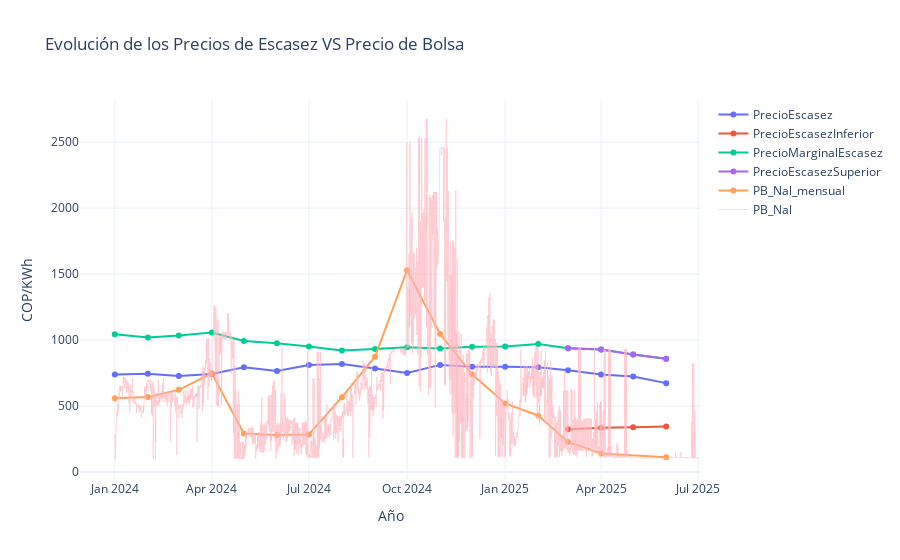

Notebook source saved alongside this figure:
### Markdown cell above
Se añade a la gráfica el valor del Precio de bolsa mensual y también el horario

### Code cell
fig.add_trace(go.Scatter(           # Se añade línea para el Precio de bolsa mensual
    x=df_mensual['Fecha'],          # Valores Eje X
    y=df_mensual['PB_Nal_mensual'], # Valores Eje Y
    mode='lines+markers',           # Gráfico de líneas con puntos
    name='PB_Nal_mensual'           # Nombre de la línea
))

fig.add_trace(go.Scatter(           # Se añade línea para el Precio de bolsa diario
    x=df_pbNal_pivot['FechaHora'],  # Valores Eje X
    y=df_pbNal_pivot['PB_Nal'],     # Valores Eje Y
    mode='lines',                   # Gráfico de líneas
    name='PB_Nal',                  # Nombre de la línea
    line=dict(                      # Color y grosor del gráfico
        color='rgba(255, 182, 193, 1)',
        width=0.5
    )
))
fig.update_layout(                                                                  # Se actualiza rl Título del gráfico
    title="Evolución de los Precios de Escasez VS Precio de Bolsa",
)

fig.show()                          # Se muestra el gráfico
